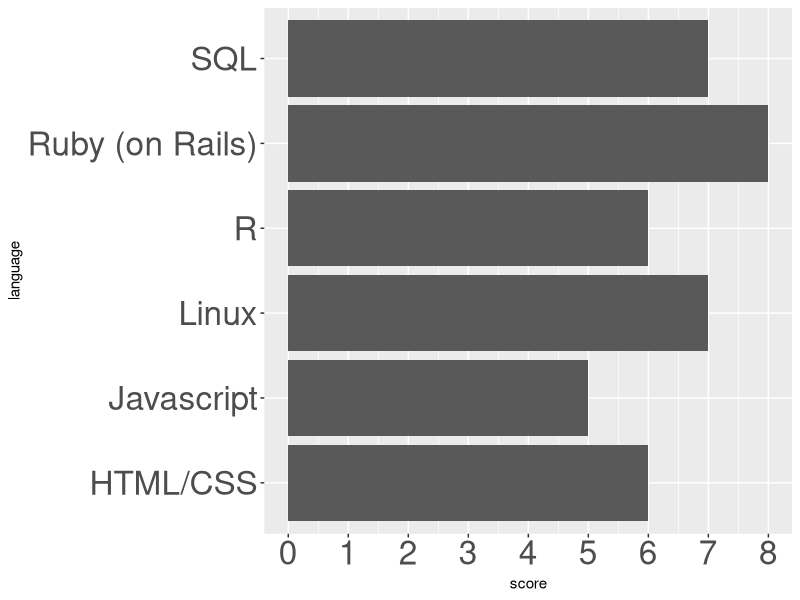

Write the R code that produced this figure.
## ---- chunk 1
library(ggplot2)
## ---- chunk 2
df = data.frame(c("Ruby (on Rails)", "HTML/CSS", "SQL", "R", "Linux", "Javascript"), c(8, 6, 7, 6, 7, 5))
colnames(df) = c("language", "score")
d = ggplot(data=df, aes(x=language, y = score))
d = d + geom_bar(position="dodge",stat="identity") + coord_flip() 
d = d + scale_y_continuous(breaks = seq(0, 12, 1)) 
d = d + theme(axis.text.x = element_text(size=24, family="Helvetica"),axis.text.y = element_text(size=24))
d
